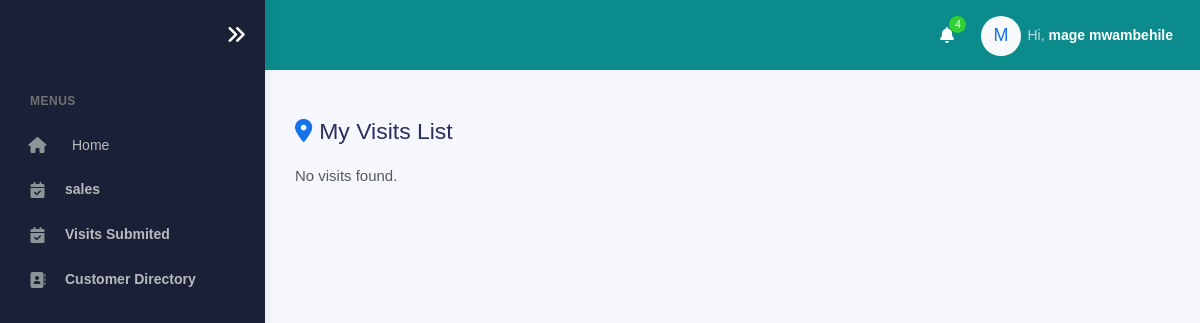
The page /visits/my-visits/ (signed in) on the database its author committed.
### accounts/models.py (models this page shows, shortened)
class User(AbstractBaseUser, PermissionsMixin):
    POSITION_CHOICES = [
        ('Head of Sales', 'Head of Sales'),
        ('Facilitator', 'Facilitator'),
        ('Product Brand Manager', 'Product Brand Manager'),
        ('Corporate Manager', 'Corporate Manager'),
        ('Corporate Officer', 'Corporate Officer'),
        ('Zonal Sales Executive', 'Zonal Sales Executive'),
        ('Mobile Sales Officer', 'Mobile Sales Officer'),
        ('Desk Sales Officer', 'Desk Sales Officer'),
        ('Admin', 'Admin'),
    ]
    ZONE_CHOICES = [
        ('Coast Zone', 'Coast Zone'),
        ('Corporate', 'Corporate'),
        ('Central Zone', 'Central Zone'),
        ('Southern Zone', 'Southern Zone'),
        ('Northern Zone', 'Northern Zone'),
        ('Lake Zone', 'Lake Zone'),
    ]
    COMPANY_CHOICES = [
        ('ANDO', 'ANDO'),
        ('KAM', 'KAM'),
        ('MATE', 'MATE'),
    ]
    email = models.EmailField(unique=True)
    first_name = models.CharField(max_length=50, null=True, blank=True)
    last_name = models.CharField(max_length=50, null=True, blank=True)
    company_name = models.CharField(max_length=50, choices=COMPANY_CHOICES, null=True, blank=True)
    position = models.CharField(max_length=100, choices=POSITION_CHOICES, null=True, blank=True)
    zone = models.CharField(max_length=100, choices=ZONE_CHOICES, null=True, blank=True)
    branch = models.ForeignKey(
        Branch,
        null=True,
        blank=True,
        on_delete=models.SET_NULL,
        related_name='users'
    )
    contact = models.CharField(
        max_length=13,
        null=True,
        blank=True,
        validators=[
            RegexValidator(
                regex=r'^(?:\+255|0)[67][0-9]\d{7}$',
                message="Enter a valid Tanzanian phone number (e.g. +255712345678 or 0712345678)"
            )
        ]
    )
    is_active = models.BooleanField(default=True)
    is_staff = models.BooleanField(default=False)
    date_joined = models.DateTimeField(default=timezone.now)
    objects = UserManager()
    USERNAME_FIELD = 'email'
    REQUIRED_FIELDS = []
    def get_full_name(self):
        return f"{self.first_name} {self.last_name}".strip()

### visits/views.py (the view, shortened to what this page needs)
# urls.py: path('my-visits/', views.user_visits, name='user_visits'),
@login_required
def user_visits(request):
    visits = Visit.objects.filter(added_by=request.user).order_by('-created_at')
    context = {
        'visits': visits
    }
    return render(request, 'users/user_visits.html', context)

### templates/users/user_visits.html (shortened to what this page needs)
{% extends "users/base.html" %}
{% load static %}
{% load humanize %}
{% block content %}
{% include "users/sidebar.html" %}
<div class="main-panel">
  <div class="main-header">
    {% include "users/nav.html" %}
  </div>
  <div class="container">
    <div class="page-inner mt-4">
      <h3 class="mb-3">
        <i class="fas fa-map-marker-alt text-primary me-2"></i>My Visits List
      </h3>
      {% if visits %}
      <div class="table-responsive">
        <table class="table table-bordered table-striped align-middle w-100 custom-table">
          <thead>
            <tr>
              <th>SN</th>
              <th>Company Name</th>
              <th>Location</th>
              <th>Sent To</th>
              <th>Status</th>
              <th>Date</th>
              <th>Action</th>
            </tr>
          </thead>
          <tbody>
            {% for visit in visits %}
            <tr>
              <td>{{ forloop.counter }}</td>
              <td>{{ visit.sales.company.company_name|default:"N/A" }}</td>
              <td>
  {% if visit.latitude and visit.longitude %}
    <i class="fas fa-map-marker-alt text-danger me-1"></i>
    {{ visit.place_name }}<br>
    <small>{{ visit.region }} {{ visit.zone }} {{ visit.nation }}</small><br>
    <a href="https://www.google.com/maps/search/?api=1&query={{ visit.latitude }},{{ visit.longitude }}"
       target="_blank" class="ms-1 text-decoration-none">
      <i class="fas fa-map-location-dot me-1"></i> View on Map
    </a>
  {% else %}
    <span class="text-muted">Not Available</span>
  {% endif %}
</td>
              <td>
                {% if visit.send_to %}
                  {{ visit.send_to.first_name }} {{ visit.send_to.last_name }}
                {% else %}
                  N/A
                {% endif %}
              </td>
              <td>
                <span class="badge
                  {% if visit.status == 'Open' %}bg-info
                  {% elif visit.status == 'Approved' %}bg-success
                  {% elif visit.status == 'Cancelled' %}bg-danger
                  {% else %}bg-light text-dark{% endif %}">
                  {{ visit.status }}
                </span>
              </td>
              <td>{{ visit.created_at|date:"Y-m-d H:i" }}</td>
              <td class="text-nowrap">
                <a href="{%url 'visit_detail' visit.id%}" class="btn btn-sm btn-primary me-1 mb-1">
                  <i class="fas fa-eye"></i> View Detail
                </a>
                <form action="" method="post" class="d-inline">
                  {% csrf_token %}
                  <button type="submit" class="btn btn-sm btn-danger mb-1" onclick="return confirm('Are you sure you want to delete this visit?');">
                    <i class="fas fa-trash-alt"></i> Delete
                  </button>
                </form>
              </td>
            </tr>
            {% empty %}
            <tr>
              <td colspan="7" class="text-center text-muted">No visits found.</td>
            </tr>
            {% endfor %}
          </tbody>
        </table>
      </div>
      <nav aria-label="Page navigation">
        <ul class="pagination justify-content-center">
          {% if visits.has_previous %}
            <li class="page-item">
              <a class="page-link" href="?page=1">« First</a>
            </li>
            <li class="page-item">
              <a class="page-link" href="?page={{ visits.previous_page_number }}">‹ Prev</a>
            </li>
          {% endif %}
          <li class="page-item active">
            <span class="page-link">Page {{ visits.number }} of {{ visits.paginator.num_pages }}</span>
          </li>
          {% if visits.has_next %}
            <li class="page-item">
              <a class="page-link" href="?page={{ visits.next_page_number }}">Next ›</a>
            </li>
            <li class="page-item">
              <a class="page-link" href="?page={{ visits.paginator.num_pages }}">Last »</a>
            </li>
          {% endif %}
        </ul>
      </nav>
      {% else %}
        <p class="text-muted">No visits found.</p>
      {% endif %}
    </div>
  </div>
</div>
<link href="https://cdnjs.cloudflare.com/ajax/libs/font-awesome/6.5.0/css/all.min.css" rel="stylesheet">
{% endblock %}

### templates/users/nav.html (shortened to what this page needs)
{% load static %}
<nav class="navbar navbar-header navbar-expand-lg border-bottom" style="background-color: rgb(11, 139, 139)">
  <div class="container-fluid">
    <ul class="navbar-nav topbar-nav ms-md-auto align-items-center">
      <li class="nav-item topbar-icon dropdown hidden-caret">
        <a class="nav-link dropdown-toggle text-white" href="#" id="notifDropdown" role="button" data-bs-toggle="dropdown" aria-haspopup="true" aria-expanded="false">
          <i class="fa fa-bell"></i>
          <span class="notification">4</span>
        </a>
      </li>
      <li class="nav-item topbar-user dropdown hidden-caret">
        <a class="dropdown-toggle profile-pic text-white" data-bs-toggle="dropdown" href="#" aria-expanded="false">
          <div class="avatar-sm">
            <div class="avatar-initial rounded-circle bg-light text-primary d-flex align-items-center justify-content-center" style="width: 40px; height: 40px; font-size: 18px;">
              {% if request.user.is_authenticated %}
                {{ request.user.first_name|slice:":1"|default:"U"|upper }}
              {% else %}
                G
              {% endif %}
            </div>
          </div>
          <span class="profile-username">
            <span class="op-7">Hi,</span>
            {% if request.user.is_authenticated %}
              <span class="fw-bold">{{ request.user.first_name }} {{ request.user.last_name }}</span>
            {% else %}
              <span class="fw-bold">Guest</span>
            {% endif %}
          </span>
        </a>
      </li>
    </ul>
  </div>
</nav>

### rows shown on the page
User: user.first_name "M", user.first_name "mage", user.last_name "mwambehile"
